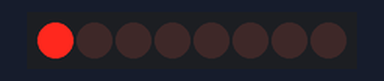
This sketch was run on a simulated Arduino Uno, built with avr-gcc and run on an emulated ATmega328P. Shown: 8 shift-register outputs drawn as a row of LEDs (first output left, lit = HIGH). Wiring (inferred from the names in the program): shift register (74HC595): data pin 11; shift clock pin 12; latch pin 8. Wiring (inferred from the signals the program sends): row of LEDs: on Q0, Q1, Q2, Q3, Q4, Q5, Q6, Q7.

Above: at 0.5 s.
At 2.5 s:
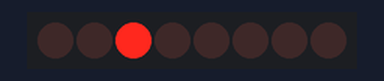
At 3.5 s:
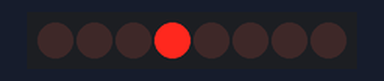
At 4.5 s:
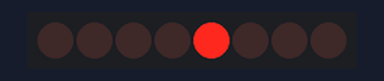
At 6.5 s:
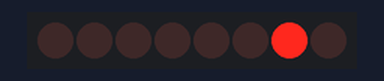
At 9.5 s:
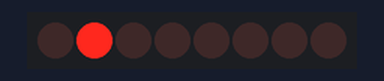
Timing chart, 0 to 10.4 s (numbered marks = the images above):
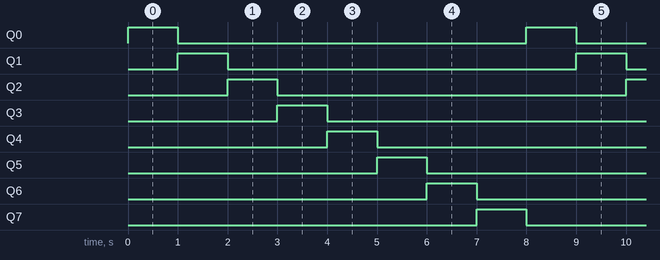

Measured:
- by itself, Q0–7: alternates HIGH for 1.0 s and LOW for 7.0 s
- by itself, everything shown: repeats every 8.0 s, in 8 steps

The sketch:

led_shiftout_8_led_led_by_led.ino
```cpp
int latchPin = 8;
int clockPin = 12;
int dataPin = 11;
int a[] = {1,2,4,8,16,32,64,128};
void setup() {
  pinMode(latchPin,OUTPUT);
  pinMode(clockPin,OUTPUT);
  pinMode(dataPin,OUTPUT);
}

void loop() {
    for (int i = 0; i < 8; i++) {
     digitalWrite(latchPin,LOW);
     shiftOut(dataPin,clockPin,MSBFIRST,a[i]);
     digitalWrite(latchPin,HIGH);
    delay(1000);
  }
}
```
